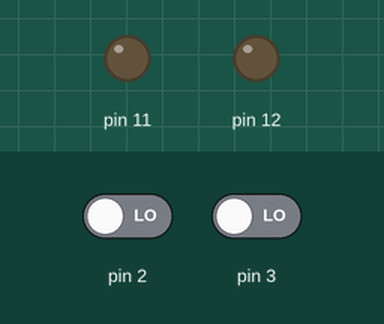
A sketch run on a simulated Arduino Uno, built with avr-gcc and run on an emulated ATmega328P. Shown: output pins drawn as LEDs (lit = HIGH). The inputs (shaded band) are chosen by the test bench; at power-on: pin 3 LOW, pin 2 LOW. Pins used as bus, display or sensor lines are not drawn.

Above: at 1.2 s.
1.3 s: pin 3 driven HIGH
At 1.47 s:
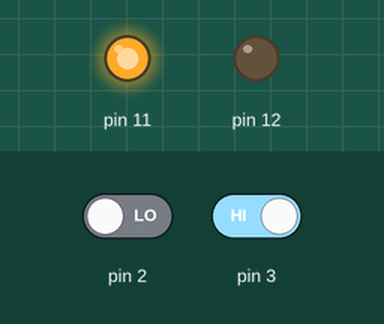
3.0 s: pin 2 driven HIGH
At 4.2 s:
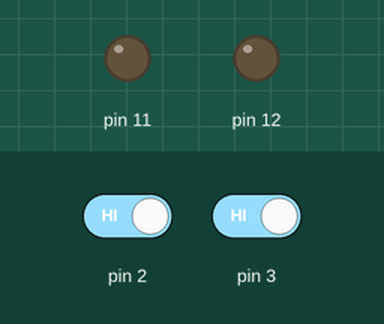
Timing chart, 0 to 6.0 s (numbered marks = the images above; inputs shaded):
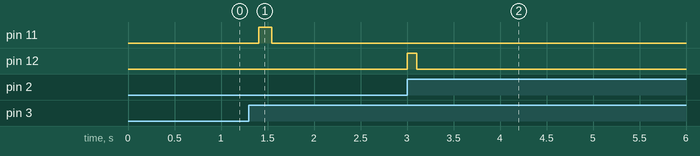

The sketch:

Task3.ino
```cpp
#include<avr/interrupt.h>
#include<util/delay.h>

//declaring variables
int i = 1; // the number of cars that reached LB_1 +1 (starting at one because can't have empty array)
int j = 1; // the number of cars that reached LB_2 +1(starting at one because can't have empty array)
int count;
int breached;
uint8_t velocity;
int LB1_state = 1;
int LB2_state = 1;
int dutyCycle;
int  timer_1_state;
volatile int timer2count;
uint16_t startTime[100];
uint16_t endTime[100];
uint16_t timeElapsed[100];


//use 16-bit timer 1 to generate PWM
ISR(TIMER1_COMPA_vect) {
  timer_1_state = ~timer_1_state;
}

//use 8-bit timer 2 for light blinks
ISR(TIMER2_COMPA_vect) {
  //iterate timer 2 count each time the interrupt is triggered
  timer2count++;
  //if timer2count is greater than 122, 200ms or one period for light blink has passed
  //thus clear timer2count and increase blink count
  if (timer2count > 122) {
    timer2count = 0;
    count++;
  }
}

//external interrupt triggered by LB2 pushbutton
ISR(INT0_vect) {
  LB2_state = ~LB2_state;//toggle button state
}

//external interrupt  triggered by LB1 pushbutton
ISR(INT1_vect) {
  LB1_state = ~LB1_state;//toggle button state
}

void setup() {
}

void loop() {
  DDRB |= (1 << DDB3); //set pin 11(RED) of port B to output
  DDRB |= (1 << DDB4); //set pin 12(GREEN) of port B to output
  DDRB |= (1 << DDB1); //set pin 9 of port B to PWM output

  breached = 0; //set LB1 breached to zero
  startTime[100] = 0;
  endTime[100] = 0;
  timeElapsed[100] = 0; // set the arrays to zero
  timer_1_state = 1;
  timer2count = 0; //set the timer counts and states to default

  cli(); //disable all interrupts during configuration

  // Configure external interrupts using EICRA and EIMSK
  EICRA |= (1 << ISC10) | (1 << ISC11); //rising edge of INT1 generates interrupt request
  EICRA |= (1 << ISC00) | (1 << ISC01); //rising edge of INT0 generates interrupt request
  EIMSK |= (1 << INT1) | (1 << INT0); //enable the two external interrupts, INT0 and INT1

  //TIMER 1 FOR OSCILLOSCOPE
  TCCR1A = (1 << COM1A1) + (1 << COM1B1) + (1 << WGM11); //set the timer to Fast PWM mode 14
  TCCR1B = (1 << WGM13) + (1 << WGM12); //set OC1A at top
  TCCR1B |= (1 << CS12) | (1 << CS10);
  TCCR1B &= ~(1 << CS11);  //prescaler to 1024
  ICR1 = 15624; //one second delay

  //TIMER 2 FOR BLINKS
  TCCR2A |= (1 << WGM20);
  TCCR2A |= (1 << WGM21);
  TCCR2B |= (1 << WGM22); //set the timer to fast pwm mode 7
  TCCR2B |= (1 << CS22) | (1 << CS21) | (1 << CS20); //prescaler to 1024
  TCNT2 = 0;   //initialize timer to 0
  OCR2A = 30;   //1 second is 15624 counts, 100 ms is 1562 counts, which is 52 of 30 counts
  TIMSK2 |= (1 << OCIE2A); //enable CTC interrupt for OCR2A compare match

  sei();//enable all interrupt requests

  while (1) {

    //if LB1 button is not pressed
    if (LB1_state == 1) {
      PORTB &= ~(1 << PB3); //turning red light off
      PORTB &= ~(1 << PB1); //turning green light off
    }

    //else if only LB2 button is pressed at the start, toggle LB2 state back to default
    else if (LB2_state != 1 && j >= i) {
      LB2_state = ~ LB2_state;
    }

    // if LB1 button is prpessed
    else if (LB1_state != 1) {
      startTime[i] = millis(); // Add the current starting time to the array
      i++;// add one to the cars count
      count = 0;
      TCNT1 = 0; //clear timer
      timer2count = 0;
      // Blink red LED blink once with 200 ms period
      while (count < 1) {
        if (timer2count > 52) {
          PORTB |= (1 << PB3); //turning red LED on
        } else {
          PORTB &= ~(1 << PB3); //turning red LED off
        }
      }
      PORTB &= ~(1 << PB3); //turning red LED off.
      LB1_state = 1; //set LB1_state back to default.
      breached = 1; //flag LB1 as breached.
    }

    //if LB2 is pressed, and LB1 was breached, and number of cars that have reached LB2 is less than
    // the number of cars that have reached LB1
    if (LB2_state != 1 && breached == 1 && j < i) {
      endTime[j] = millis(); //Add the current end time to the array
      timeElapsed[j] = (endTime[j] - startTime[j]);//Store elapsed time in array

      count = 0;
      timer2count = 0;
      TCNT1 = 0; //clear timer

      //blink once with 200ms period
      while (count < 1) {
        if (timer2count > 52) {
          PORTB &= ~(1 << PB4); //turning green LED off
        } else {
          PORTB |= (1 << PB4); //turning green LED on
        }
      }
      PORTB &= ~(1 << PB4); //turning green LED off

      velocity = 72000 / timeElapsed[j]; //estimated velocity in km/hr
      //if velocity is higher than 100 km/hr, set duty cycle to be 100%
      if (velocity >= 100) {
        OCR1A = 15624;
        OCR1B = 0;
      } else {
        // Else set dutycycle proportional to the velocity of the car
        dutyCycle = velocity * 10;
        OCR1A = 15624.00 * dutyCycle / 1000.00; // Set CTC compare value to be duty cycle
        OCR1B = 15624.00 - OCR1A;
      }
      j++; //iterate number of cars passing LB_2
      LB2_state = 1; //set LB2 state back to default.
    }
  }

}
```

Measured:
- after the input at 1.3 s, pin 11: LOW → HIGH after 0.10 s, → LOW 0.14 s later
- after the input at 3.0 s, pin 12: LOW → HIGH at once, → LOW 0.10 s later
